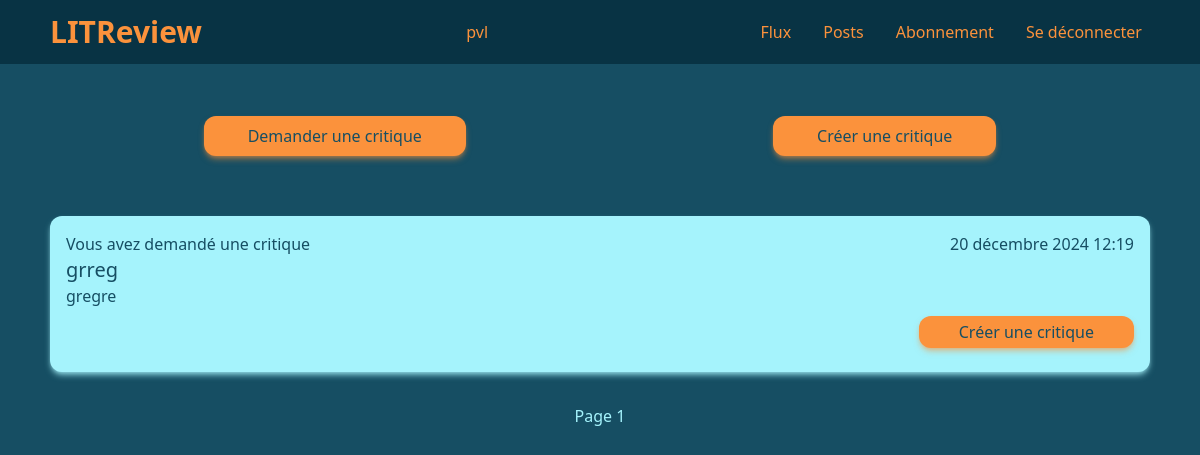
Page /review/flux/ (signed in) on the earlier database version.
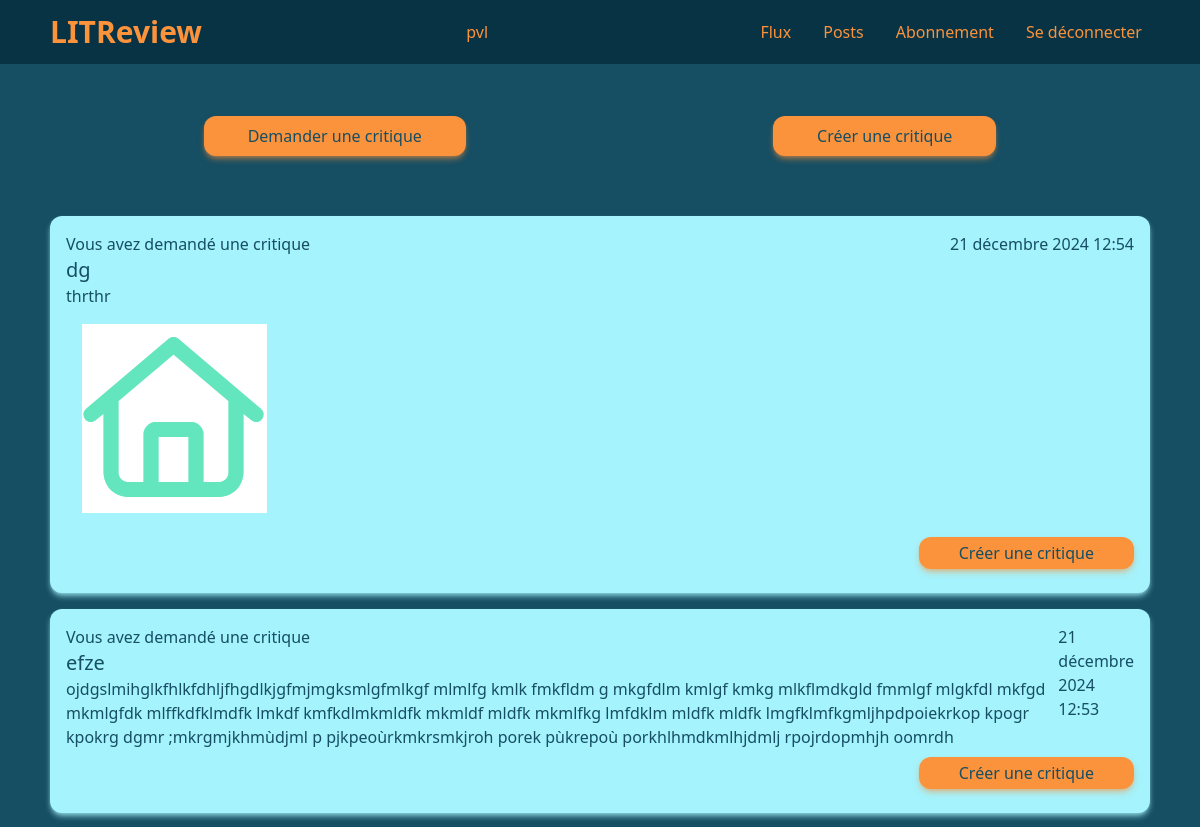
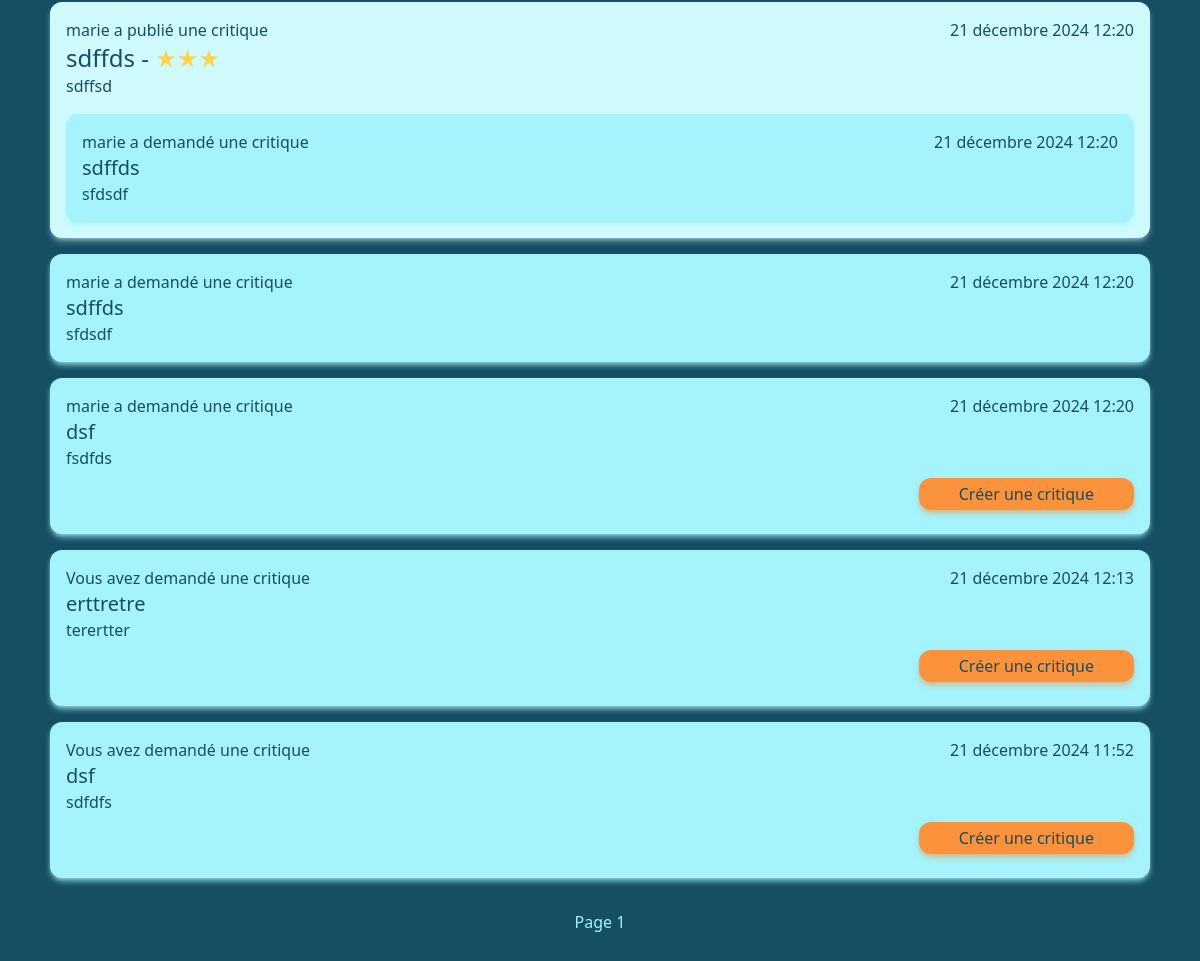
Same page on the later database version (2 pictures, top to bottom).
### review/models.py (models this page shows, shortened)
class Ticket(models.Model):
    title = models.CharField(max_length=128)
    description = models.CharField(max_length=2048, blank=True)
    user = models.ForeignKey(to=settings.AUTH_USER_MODEL, on_delete=models.CASCADE)
    image = models.ImageField(null=True, blank=True)
    time_created = models.DateTimeField(auto_now_add=True)
    response = models.BooleanField(default=False)

class Review(models.Model):
    ticket = models.ForeignKey(to=Ticket, on_delete=models.CASCADE)
    rating = models.PositiveSmallIntegerField(validators=[MinValueValidator(0), MaxValueValidator(5)])
    headline = models.CharField(max_length=128)
    body = models.CharField(max_length=8192, blank=True)
    user = models.ForeignKey(to=settings.AUTH_USER_MODEL, on_delete=models.CASCADE)
    time_created = models.DateTimeField(auto_now_add=True)

### authentication/models.py (models this page shows, shortened)
class User(AbstractBaseUser, PermissionsMixin):
    username = models.CharField(max_length=20, unique=True)
    is_active = models.BooleanField(default=True)
    is_superuser = models.BooleanField(default=False)
    is_staff = models.BooleanField(default=False)
    date_joined = models.DateTimeField(default=timezone.now)
    last_login = models.DateTimeField(blank=True, null=True)
    objects = CustomUserManager()
    USERNAME_FIELD = 'username'
    REQUIRED_FIELDS = []

### review/views.py (the view)
# urls.py: path('flux/', views.FluxView.as_view(), name='flux'),
class FluxView(LoginRequiredMixin, View):
    template = 'review/flux.html'
    ticket_class = models.Ticket
    review_class = models.Review
    POST_PER_PAGE = 10
    def get(self, request):
        users_viewable = User.objects.filter(
            Q(follow_user__user = request.user) |
            Q(pk=request.user.pk)
        )
        tickets = self.ticket_class.objects.filter(user__in=users_viewable)
        tickets = tickets.annotate(content_type=Value('TICKET', CharField()))
        reviews = self.review_class.objects.filter(
            Q(user__in=users_viewable) |
            Q(ticket__user__in=users_viewable)
            )
        reviews = reviews.annotate(content_type=Value('REVIEW', CharField()))
        posts = sorted(
            chain(tickets, reviews),
            key=lambda post: post.time_created,
            reverse=True
        )
        paginator = Paginator(posts, self.POST_PER_PAGE)
        page_number = request.GET.get('page')
        page_obj = paginator.get_page(page_number)
        return render(request, self.template, context={'posts': page_obj})

### review/templates/review/flux.html
{% extends 'base.html' %}
{% block content %}
    <div class="flex items-center justify-around h-40 w-full">
        <a href="{% url 'create_ticket' %}" class="btn px-11 py-2">Demander une critique</a>
        <a href="{% url 'create_review' %}" class="btn px-11 py-2">Créer une critique</a>
    </div>
    <div class="flex flex-col gap-4 w-full">
        {% for post in posts %}
            {% if post.content_type == 'TICKET' %}
                {% include 'review/partials/ticket_snippet.html' %}
            {% elif post.content_type == 'REVIEW' %}
                {% include 'review/partials/review_snippet.html' %}
            {% endif %}
        {% endfor %}
    </div>
    {% include 'review/partials/page_nav.html' %}
{% endblock %}

### review/templates/review/partials/ticket_snippet.html
{% load tz %}
<div class="card-medium p-4">
    <div class="flex justify-between">
        <div>
            {% if post.user == user %}
            <p>Vous avez demandé une critique</p>
            {% else %}
            <p>{{ post.user }} a demandé une critique</p>
            {% endif %}
            <p class="text-xl">{{ post.title }}</p>
            <p>{{ post.description }}</p>
        </div>
        <p>{{ post.time_created|timezone:"Europe/Paris" }}</p>
    </div>
    {% if post.image %}
    <img src="{{ post.image.url }}" class="p-4">
    {% endif %}
    {% if not post.response %}
    <div class="flex justify-end items-center h-12 w-full">
        <a href="{% url 'ticket_response' id=post.id %}" class="btn px-10 py-1">Créer une critique</a>
    </div>
    {% endif %}
</div>

### review/templates/review/partials/review_snippet.html
{% load tz %}
{% load mathfilters %}
<div class="card-light flex flex-col p-4 gap-4">
    <div class="flex justify-between">
        <div class="">
            {% if post.user == user %}
            <p>Vous avez publié une critique</p>
            {% else %}
            <p>{{ post.user }} a publié une critique</p>
            {% endif %}
            <p class="text-2xl">{{ post.headline }} - <span class="text-amber-300">{{ '★'|mul:post.rating }}</span></p>
            <p>{{ post.body }}</p>
        </div>
        <p>{{ post.time_created|timezone:"Europe/Paris" }}</p>
    </div>
    {% with post=post.ticket %}
        {% include 'review/partials/ticket_snippet.html' %}
    {% endwith %}
</div>

Differences in the rows shown:
removed Ticket: shows "Vous avez demandé une critique", title "grreg", description "gregre", time_created "20 décembre 2024 12:19", response "Créer une critique"
added Ticket: shows "Vous avez demandé une critique", title "dg", description "thrthr", time_created "21 décembre 2024 12:54", image (picture), response "Créer une critique"
added Ticket: shows "Vous avez demandé une critique", title "efze", description "ojdgslmihglkfhlkfdhljfhgdlkjgfmjmgksmlgfmlkgf mlmlfg kmlk fmkfldm g mkgfdlm kmlgf kmkg mlkflmdkgld fmmlgf mlgkfdl mkfgd mkmlgfdk mlffkdfklmdfk lmkdf kmfkdlmkmldfk mkmldf mldfk mkmlfkg lmfdklm mldfk mldfk lmgfklmfkgmljhpdpoiekrkop kpogr kpokrg dgmr ;mkrgmjkhmùdjml p pjkpeoùrkmkrsmkjroh porek pùkrepoù porkhlhmdkmlhjdmlj rpojrdopmhjh oomrdh", time_created "21 décembre 2024 12:53", response "Créer une critique"
added Review: user "marie", headline "sdffds", rating "★★★", body "sdffsd", time_created "21 décembre 2024 12:20", title "sdffds", description "sfdsdf"
added Ticket: user "marie", title "sdffds", description "sfdsdf", time_created "21 décembre 2024 12:20"
added Ticket: user "marie", title "dsf", description "fsdfds", time_created "21 décembre 2024 12:20", response "Créer une critique"
added Ticket: shows "Vous avez demandé une critique", title "erttretre", description "terertter", time_created "21 décembre 2024 12:13", response "Créer une critique"
added Ticket: shows "Vous avez demandé une critique", title "dsf", description "sdfdfs", time_created "21 décembre 2024 11:52", response "Créer une critique"
